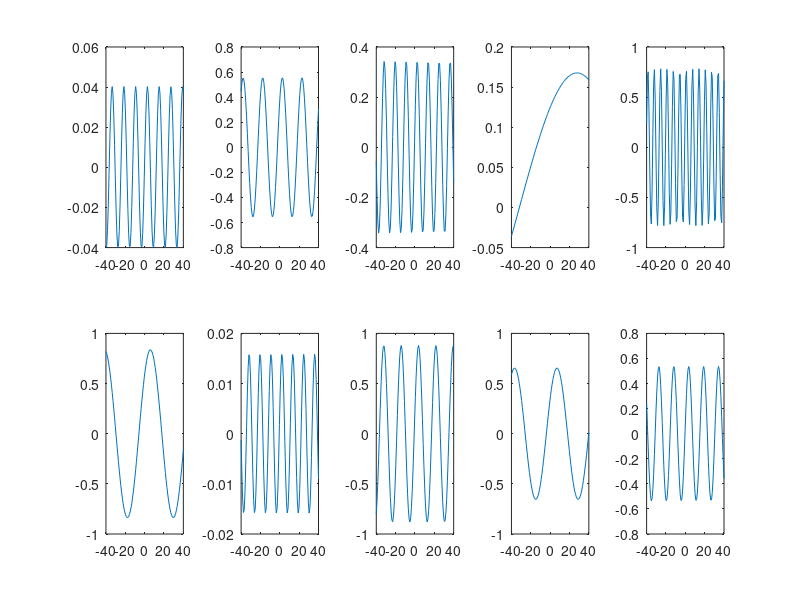
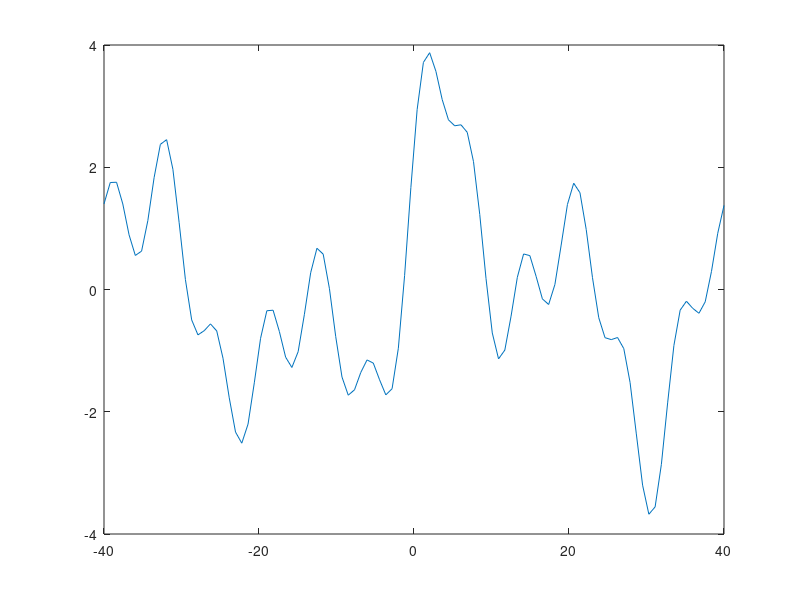

These charts were generated, in order, by the following MATLAB code:
clc, clearvars

figure;
list = zeros(1,100);

angularFrequency = rand(1,10);
phaseShift = rand(1,10);
amplitude = rand(1,10);

for i = 1:10
    x=linspace(-40,40);
    y=sin((angularFrequency(i)* x) +  phaseShift(i)) * amplitude(i);
    subplot(2,5,i);
    plot(x,y);
    list(1,:) = list(1,:) + y;
end
figure;
x = linspace(-40,40);
plot(x,list);
